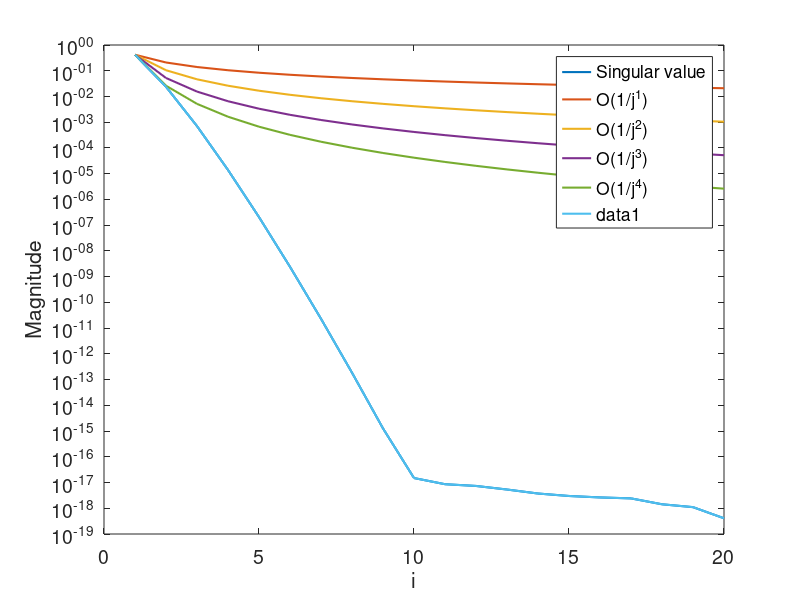
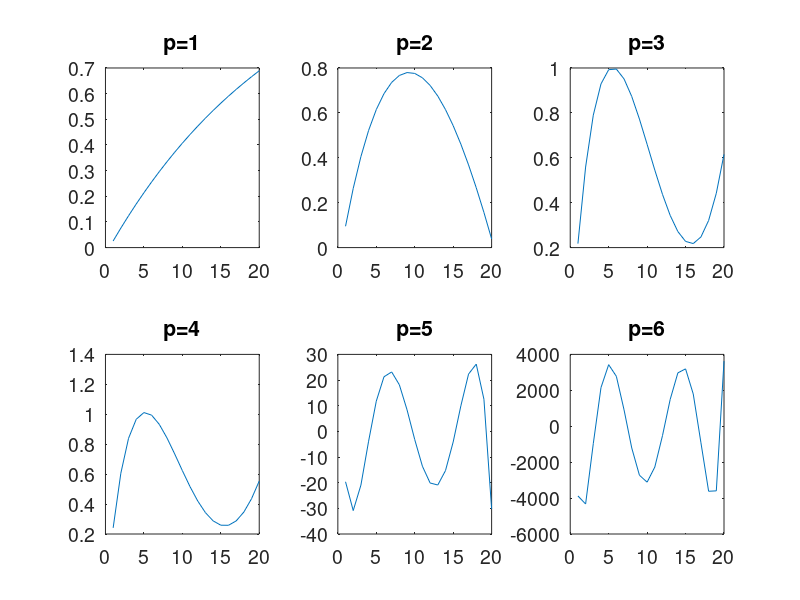
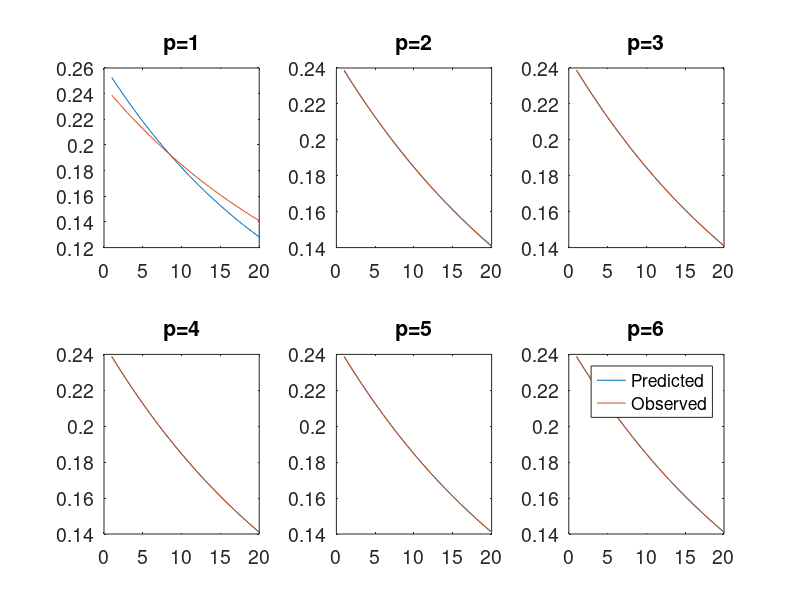
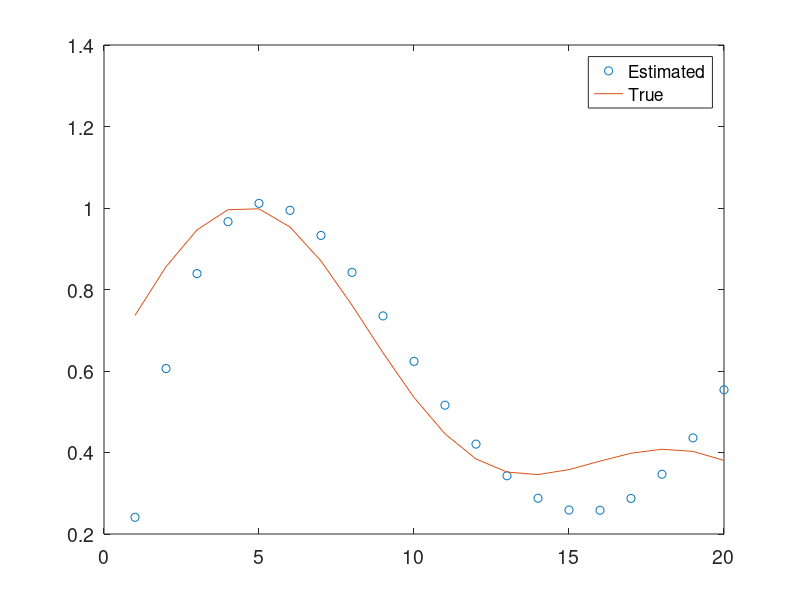

Write MATLAB code to recreate these figures, in order.
clear
clc
%% question 1
load('ifk.mat')

delta = 1/20;

% median points
x = [0:delta:1-delta]+delta/2;

y = x;%x;

[x1,y1] = meshgrid(x,y);

G(:,:) = x1.*exp(-x1.*y1)*delta;


[U,S,V] = svd(G);

j = 1:length(diag(S));
c = S(1,1);

figure(1)
plot(diag(S),'lineWidth',1.5)
hold on
plot(c./j.^1,'lineWidth',1.5)
hold on
plot(c./j.^2,'lineWidth',1.5)
hold on
plot(c./j.^3,'lineWidth',1.5)
hold on
plot(c./j.^4,'lineWidth',1.5)

legend('Singular value','O(1/j^1)','O(1/j^2)','O(1/j^3)','O(1/j^4)')
set(gca,'FontSize',14)
%% question 2

semilogy(diag(S),'lineWidth',1.5)
xlabel('i')
ylabel('Magnitude')
set(gca,'fontsize',14)

%% question 3

i = 20;

ratio = U(:,1:i)'*d./diag(S(1:i,1:i));

figure
semilogy(abs(ratio),'lineWidth',1.5)
xlabel('i')
ylabel('Magnitude')
set(gca,'fontsize',14)
%% question 4

for p = 1:6
Vp=V(:,1:p);
Sp = S(1:p,1:p);
Up=U(:,1:p);
m = Vp*Sp^(-1)*Up'*d;
subplot(2,3,p)
plot(m)
title(['p=',num2str(p)])
set(gca,'fontsize',14)
end
figure
for p = 1:6
Vp=V(:,1:p);
Sp = S(1:p,1:p);
Up=U(:,1:p);
m = Vp*Sp^(-1)*Up'*d;
subplot(2,3,p)
plot(G*m)
hold on
plot(d)
title(['p=',num2str(p)])
set(gca,'fontsize',14)
end
legend('Predicted','Observed')
%% question 5
p=4;
Vp=V(:,1:p);
Sp = S(1:p,1:p);
Up=U(:,1:p);
m = Vp*Sp^(-1)*Up'*d;

mt = exp(-10*(x-0.2).^2) + 0.4*exp(-10*(x-0.9).^2);
figure;
plot(m,'o')
hold on
plot(mt)
legend('Estimated','True')
set(gca,'Fontsize',14)